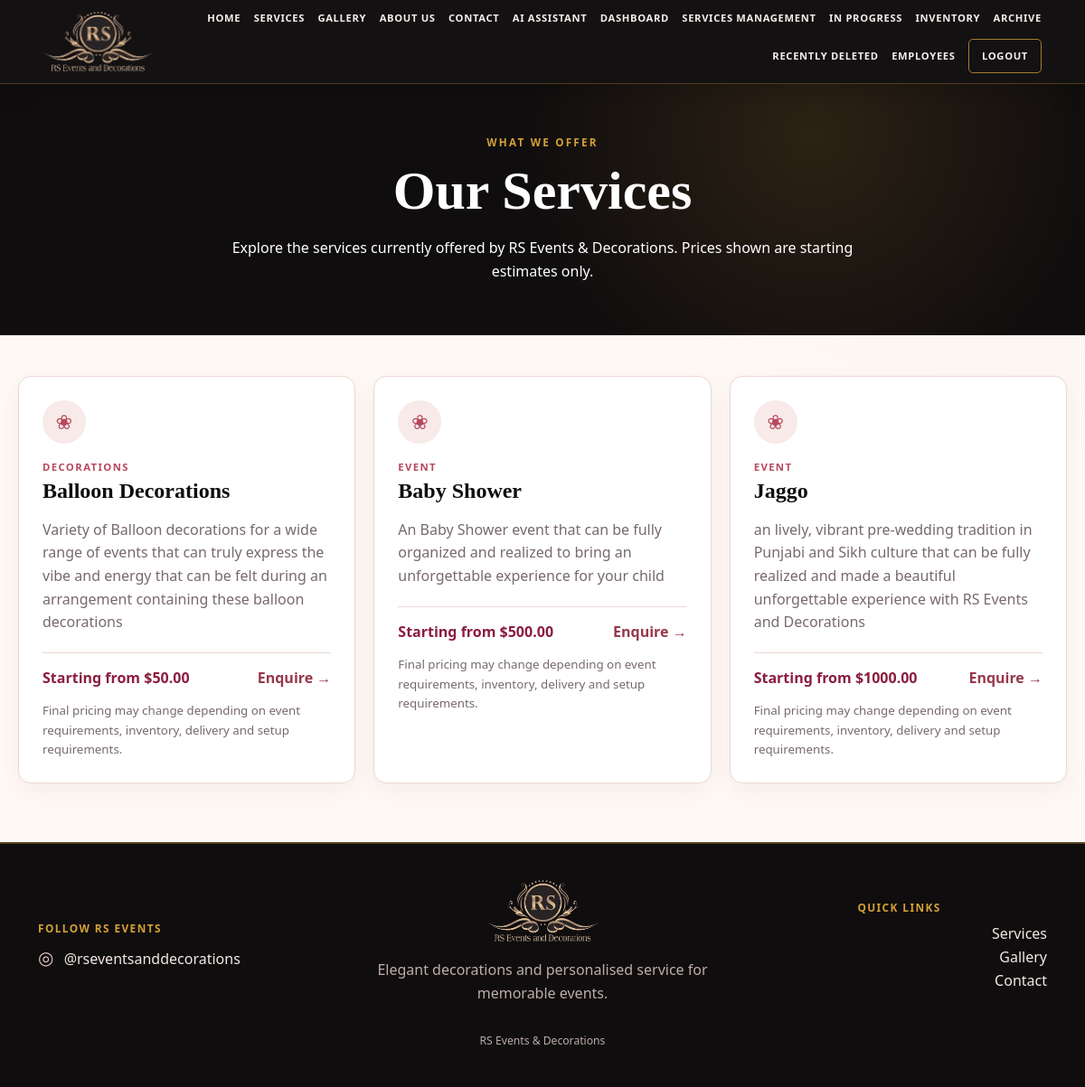
The page /services (signed in) on the database its author committed.
### tables this page shows
CREATE TABLE Services (

    ServiceID INTEGER PRIMARY KEY AUTOINCREMENT,

    ServiceName TEXT NOT NULL,

    Category TEXT NOT NULL,

    Description TEXT NOT NULL,

    StartingPrice REAL NOT NULL

);

### app.py (the view)
@app.route("/services")
def services():
    return render_template(
        "services.html",
        services=get_all_services()
    )

### database.py (called while the page is built)
def get_connection():
    connection = sqlite3.connect(DATABASE)
    connection.row_factory = sqlite3.Row
    connection.execute(
        "PRAGMA foreign_keys = ON"
    )
    return connection

def get_all_services():
    connection = get_connection()
    cursor = connection.cursor()
    cursor.execute("""
        SELECT ServiceID, ServiceName, Category, Description, StartingPrice
        FROM Services
        ORDER BY Category, ServiceName
    """)
    services = cursor.fetchall()
    connection.close()
    return [dict(service) for service in services]

### templates/services.html (shortened to what this page needs)
{% extends "base.html" %}
{% block content %}
<section class="services-heading">
    <p class="eyebrow gold">
        WHAT WE OFFER
    </p>
    <h1>
        Our Services
    </h1>
    <p>
        Explore the services currently offered by RS Events & Decorations.
        Prices shown are starting estimates only.
    </p>
</section>
<section class="services-grid">
{% if services %}
    {% for service in services %}
    <article class="service-card">
        <div class="service-icon">
            ❀
        </div>
        <p class="service-category">
            {{ service.Category }}
        </p>
        <h2>
            {{ service.ServiceName }}
        </h2>
        <p>
            {{ service.Description }}
        </p>
        <div class="service-card-bottom">
            <strong>
                Starting from
                ${{ "%.2f"|format(service.StartingPrice) }}
            </strong>
            <a href="{{ url_for('assistant') }}">
                Enquire →
            </a>
        </div>
        <small>
            Final pricing may change depending on event requirements,
            inventory, delivery and setup requirements.
        </small>
    </article>
    {% endfor %}
{% endif %}
</section>
{% endblock %}

### static/css/style.css (style rules this page uses)
:root { --black: #100d0e; --black-soft: #1d1819; --wine: #8b1e3f; --rose: #b7485c; --rose-dark: #96384b; --blush: #ebc7c7; --pink: #f7eae8; --cream: #fff9f5; --cream-deep: #f3e5dc; --gold: #d4a137; --gold-light: #ead39a; --text: #302729; --muted: #77696b; --border: #ead8d2; --white: #ffffff; --shadow: 0 18px 45px rgba(60, 35, 38, 0.10); --radius: 16px; }
* { box-sizing: border-box; }
html { scroll-behavior: smooth; }
body { margin: 0; color: var(--text); background: radial-gradient(circle at 90% 10%, rgba(235, 199, 199, .18), transparent 25rem), var(--cream); font-family: "Segoe UI", Arial, sans-serif; line-height: 1.6; }
a { color: var(--rose-dark); }
h1, h2, h3 { color: var(--black); font-family: Georgia, "Times New Roman", serif; line-height: 1.15; }
h1 { font-size: clamp(2.3rem, 5vw, 4.4rem); }
h2 { font-size: clamp(1.55rem, 3vw, 2.5rem); }
p { color: var(--muted); }
.site-main > :not(.home-hero):not(.services-heading):not(.page-heading) { width: min(1180px, calc(100% - 40px)); margin-left: auto; margin-right: auto; }
.eyebrow { margin: 0 0 9px; color: var(--gold); font-size: .73rem; font-weight: 800; letter-spacing: .19em; }
.eyebrow.gold { color: var(--gold); }
.page-heading, .services-heading { padding: 56px 20px 42px; text-align: center; }
.page-heading h1, .services-heading h1 { margin: 0 0 12px; color: var(--wine); }
.page-heading p, .services-heading p { max-width: 720px; margin-left: auto; margin-right: auto; }
.services-heading { color: white; background: radial-gradient(circle at 75% 20%, rgba(212,161,55,.14), transparent 20rem), var(--black); }
.services-heading h1, .services-heading > p:last-child { color: white; }
.services-grid { padding: 45px 0 65px; display: grid; grid-template-columns: repeat(3, 1fr); gap: 20px; }
.service-card { padding: 26px; border: 1px solid var(--border); border-radius: 14px; background: white; box-shadow: 0 8px 24px rgba(60,35,38,.06); }
.service-icon { width: 48px; height: 48px; display: grid; place-items: center; border-radius: 50%; color: var(--rose); background: var(--pink); font-size: 1.4rem; }
.service-category { margin: 17px 0 4px; color: var(--rose); font-size: .71rem; font-weight: 800; letter-spacing: .12em; text-transform: uppercase; }
.service-card h2 { margin: 0 0 10px; font-size: 1.5rem; }
.service-card-bottom { margin-top: 20px; padding-top: 15px; display: flex; justify-content: space-between; gap: 12px; border-top: 1px solid var(--border); }
.service-card-bottom strong { color: var(--wine); }
.service-card-bottom a { font-weight: 700; text-decoration: none; }
.service-card small { display: block; margin-top: 13px; color: var(--muted); }

### rows shown on the page
Services: Category "DECORATIONS", ServiceName "Balloon Decorations", Description "Variety of Balloon decorations for a wide range of events that can truly express the vibe and energy that can be felt during an arrangement containing these balloon decorations", StartingPrice "50.00"
Services: Category "EVENT", ServiceName "Baby Shower", Description "An Baby Shower event that can be fully organized and realized to bring an unforgettable experience for your child", StartingPrice "500.00"
Services: Category "EVENT", ServiceName "Jaggo", Description "an lively, vibrant pre-wedding tradition in Punjabi and Sikh culture that can be fully realized and made a beautiful unforgettable experience with RS Events and Decorations", StartingPrice "1000.00"
